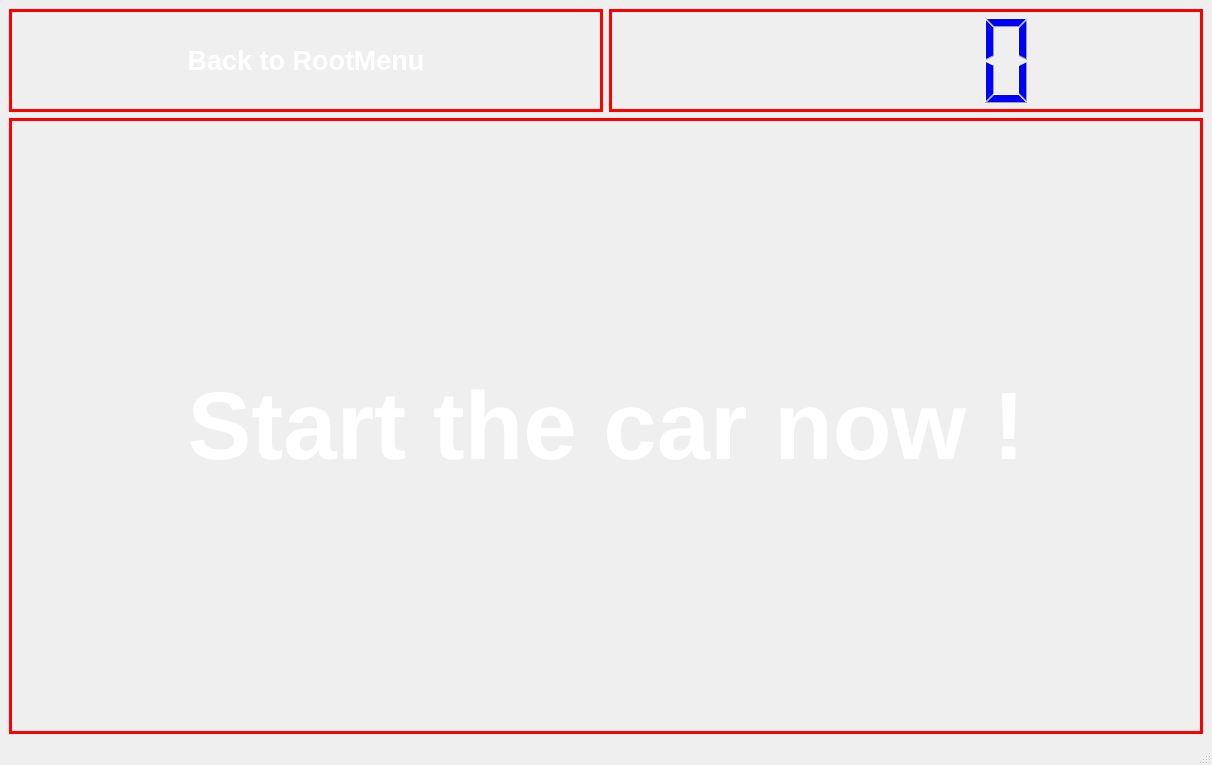
<?xml version="1.0" encoding="UTF-8"?>
<ui version="4.0">
 <class>start_car</class>
 <widget class="QMainWindow" name="start_car">
  <property name="geometry">
   <rect>
    <x>0</x>
    <y>0</y>
    <width>1212</width>
    <height>765</height>
   </rect>
  </property>
  <property name="windowTitle">
   <string>start_car</string>
  </property>
  <property name="styleSheet">
   <string notr="true"> background-image: url('/home/phong/Desktop/antitheft/GUI/3/a.jpg');
</string>
  </property>
  <widget class="QWidget" name="centralwidget">
   <layout class="QVBoxLayout" name="verticalLayout" stretch="2,12">
    <item>
     <layout class="QHBoxLayout" name="horizontalLayout">
      <item>
       <widget class="QPushButton" name="back_to_root">
        <property name="sizePolicy">
         <sizepolicy hsizetype="Preferred" vsizetype="Preferred">
          <horstretch>0</horstretch>
          <verstretch>0</verstretch>
         </sizepolicy>
        </property>
        <property name="font">
         <font>
          <pointsize>20</pointsize>
          <weight>75</weight>
          <bold>true</bold>
         </font>
        </property>
        <property name="styleSheet">
         <string notr="true">color:white;
border: 3px solid red;</string>
        </property>
        <property name="text">
         <string>Back to RootMenu</string>
        </property>
       </widget>
      </item>
      <item>
       <widget class="QLCDNumber" name="lcdNumber">
        <property name="styleSheet">
         <string notr="true">color:blue;
border: 3px solid red;</string>
        </property>
       </widget>
      </item>
     </layout>
    </item>
    <item>
     <widget class="QLabel" name="label">
      <property name="font">
       <font>
        <pointsize>72</pointsize>
        <weight>75</weight>
        <italic>false</italic>
        <bold>true</bold>
       </font>
      </property>
      <property name="styleSheet">
       <string notr="true">color:white;
border: 3px solid red;</string>
      </property>
      <property name="text">
       <string>Start the car now !</string>
      </property>
      <property name="alignment">
       <set>Qt::AlignCenter</set>
      </property>
     </widget>
    </item>
   </layout>
  </widget>
  <widget class="QStatusBar" name="statusbar"/>
 </widget>
 <resources/>
 <connections/>
</ui>
